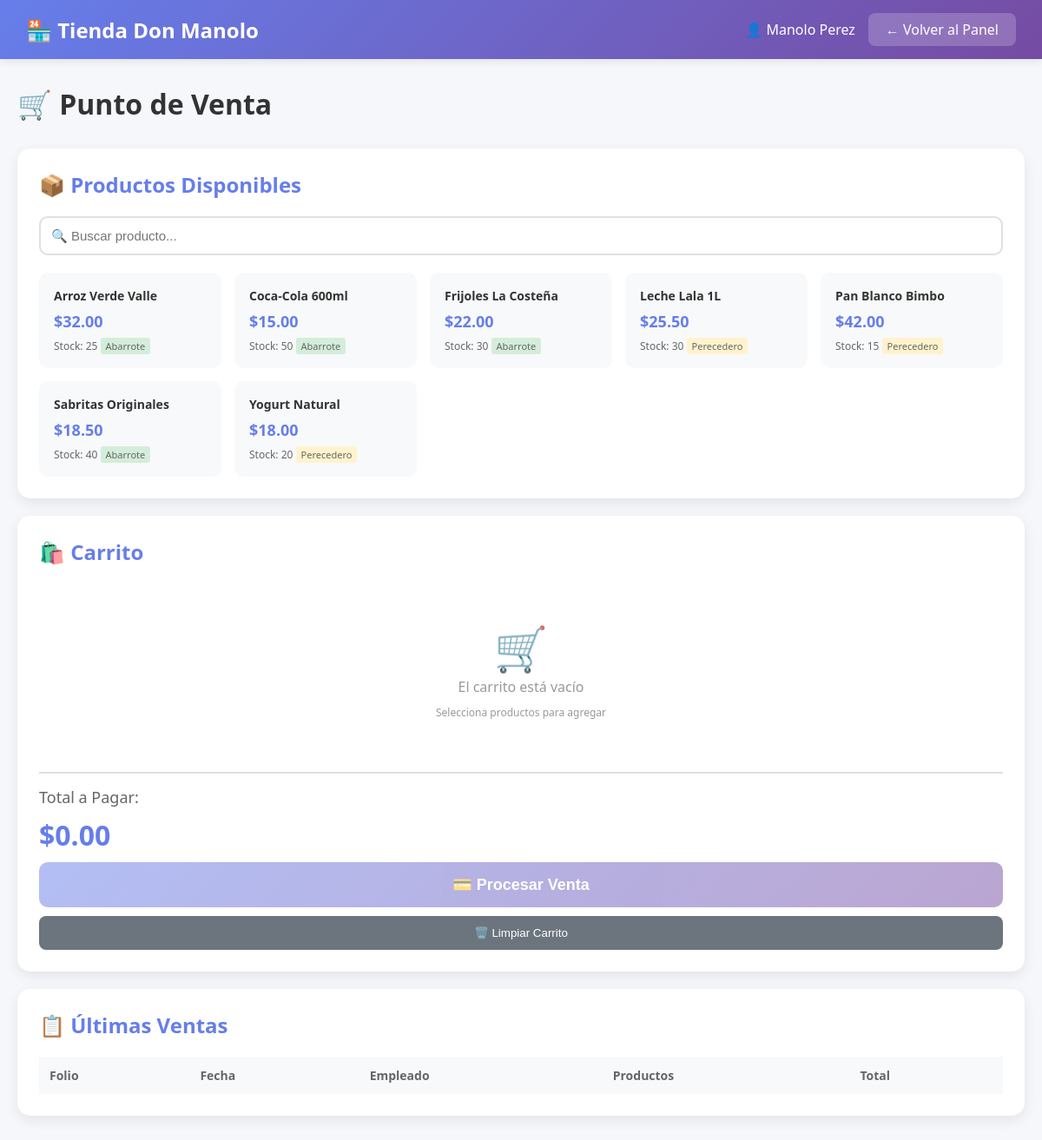
Page /ventas.php (signed in) on the committed database.
### tables this page shows
CREATE TABLE Producto (
    ID_Producto INT PRIMARY KEY AUTO_INCREMENT,
    Nombre VARCHAR(100) NOT NULL,
    Descripcion VARCHAR(255),
    Precio_Venta DECIMAL(10,2) NOT NULL,
    Cantidad_Stock INT NOT NULL DEFAULT 0,
    Tipo_Producto VARCHAR(20) NOT NULL,
     
    Fecha_Caducidad DATE,
    Requiere_Refrigeracion BOOLEAN,
     
    Marca VARCHAR(50),
    Contenido_Neto VARCHAR(50),
    CONSTRAINT chk_precio_venta CHECK (Precio_Venta > 0),
    CONSTRAINT chk_cantidad_stock CHECK (Cantidad_Stock >= 0),
    CONSTRAINT chk_tipo_producto CHECK (Tipo_Producto IN ('Perecedero', 'Abarrote'))
);

### config.php (called while the page is built, shortened)
<?php
function obtenerNombreUsuario() {
    return isset($_SESSION['usuario_nombre']) ? $_SESSION['usuario_nombre'] : '';
}
?>

### ventas.php (the view, shortened to what this page needs)
<?php
require_once 'config.php';
$sql_productos = "SELECT ID_Producto, Nombre, Precio_Venta, Cantidad_Stock, Tipo_Producto
                  FROM Producto
                  WHERE Cantidad_Stock > 0
                  ORDER BY Nombre";
$productos = $conn->query($sql_productos);
?>
<!DOCTYPE html>
<html lang="es">
<head>
</head>
<body>
    <nav class="navbar">
        <a href="dashboard.php" class="navbar-brand">🏪 Tienda Don Manolo</a>
        <div class="navbar-user">
            <span>👤 <?php echo obtenerNombreUsuario(); ?></span>
            <a href="dashboard.php" class="btn-back">← Volver al Panel</a>
        </div>
    </nav>
    <div class="container">
        <h1 style="margin-bottom: 30px; color: #333;">🛒 Punto de Venta</h1>
        <div class="ventas-layout">
            <div class="productos-section">
                <h2 class="section-title">📦 Productos Disponibles</h2>
                <input type="text" class="buscar-producto" id="buscarProducto" placeholder="🔍 Buscar producto...">
                <div class="productos-grid" id="productosGrid">
                    <?php while ($prod = $productos->fetch_assoc()): ?>
                    <div class="producto-item" onclick='agregarAlCarrito(<?php echo json_encode($prod); ?>)'>
                        <div class="producto-nombre"><?php echo $prod['Nombre']; ?></div>
                        <div class="producto-precio">$<?php echo number_format($prod['Precio_Venta'], 2); ?></div>
                        <div class="producto-stock">
                            Stock: <?php echo $prod['Cantidad_Stock']; ?>
                            <span style="background: <?php echo $prod['Tipo_Producto'] == 'Perecedero' ? '#fff3cd' : '#d4edda'; ?>;
                                         padding: 2px 6px; border-radius: 3px; font-size: 11px;">
                                <?php echo $prod['Tipo_Producto']; ?>
                            </span>
                        </div>
                    </div>
                    <?php endwhile; ?>
                </div>
            </div>
            <div class="carrito-section">
                <h2 class="section-title">🛍️ Carrito</h2>
                <div class="carrito-items" id="carritoItems">
                    <div class="carrito-vacio">
                        <p style="font-size: 50px;">🛒</p>
                        <p>El carrito está vacío</p>
                        <p style="font-size: 12px; margin-top: 10px;">Selecciona productos para agregar</p>
                    </div>
                </div>
                <div class="carrito-total">
                    <div class="total-label">Total a Pagar:</div>
                    <div class="total-monto" id="totalMonto">$0.00</div>
                    <form method="POST" id="formVenta">
                        <button type="submit" class="btn-procesar" id="btnProcesar" disabled>
                            💳 Procesar Venta
                        </button>
                    </form>
                    <button class="btn-limpiar" onclick="limpiarCarrito()">🗑️ Limpiar Carrito</button>
                </div>
            </div>
        </div>
        <div class="ultimas-ventas">
            <h2 class="section-title">📋 Últimas Ventas</h2>
            <table>
                <thead>
                    <tr>
                        <th>Folio</th>
                        <th>Fecha</th>
                        <th>Empleado</th>
                        <th>Productos</th>
                        <th>Total</th>
                    </tr>
                </thead>
            </table>
        </div>
    </div>
</body>
</html>

### ventas.php (style rules this page uses)
* { margin: 0; padding: 0; box-sizing: border-box; }
body { font-family: 'Segoe UI', Tahoma, Geneva, Verdana, sans-serif; background: #f5f7fa; }
.navbar { background: linear-gradient(135deg, #667eea 0%, #764ba2 100%); color: white; padding: 15px 30px; display: flex; justify-content: space-between; align-items: center; box-shadow: 0 2px 10px rgba(0,0,0,0.1); }
.navbar-brand { font-size: 24px; font-weight: bold; text-decoration: none; color: white; }
.navbar-user { display: flex; align-items: center; gap: 15px; }
.btn-back { background: rgba(255,255,255,0.2); color: white; padding: 8px 20px; border-radius: 8px; text-decoration: none; transition: background 0.3s; }
.container { max-width: 1600px; margin: 30px auto; padding: 0 20px; }
.ventas-layout { display: grid; grid-template-columns: 1fr 400px; gap: 20px; }
.productos-section { background: white; border-radius: 15px; padding: 25px; box-shadow: 0 5px 15px rgba(0,0,0,0.08); }
.section-title { font-size: 24px; color: #667eea; margin-bottom: 20px; }
.buscar-producto { width: 100%; padding: 12px; border: 2px solid #e0e0e0; border-radius: 10px; font-size: 15px; margin-bottom: 20px; }
.productos-grid { display: grid; grid-template-columns: repeat(auto-fill, minmax(200px, 1fr)); gap: 15px; max-height: 600px; overflow-y: auto; }
.producto-item { background: #f8f9fa; border-radius: 10px; padding: 15px; cursor: pointer; transition: all 0.3s; border: 2px solid transparent; }
.producto-nombre { font-weight: 600; color: #333; margin-bottom: 5px; font-size: 14px; }
.producto-precio { color: #667eea; font-size: 18px; font-weight: bold; margin: 8px 0; }
.producto-stock { font-size: 12px; color: #666; }
.carrito-section { background: white; border-radius: 15px; padding: 25px; box-shadow: 0 5px 15px rgba(0,0,0,0.08); height: fit-content; position: sticky; top: 20px; }
.carrito-items { max-height: 400px; overflow-y: auto; margin-bottom: 20px; }
.carrito-total { border-top: 2px solid #e0e0e0; padding-top: 15px; margin-top: 15px; }
.total-label { font-size: 18px; color: #666; }
.total-monto { font-size: 32px; font-weight: bold; color: #667eea; margin: 10px 0; }
.btn-procesar { width: 100%; padding: 15px; background: linear-gradient(135deg, #667eea 0%, #764ba2 100%); color: white; border: none; border-radius: 10px; font-size: 18px; font-weight: 600; cursor: pointer; transition: transform 0.2s; }
.btn-procesar:disabled { opacity: 0.5; cursor: not-allowed; }
.btn-limpiar { width: 100%; padding: 12px; background: #6c757d; color: white; border: none; border-radius: 8px; margin-top: 10px; cursor: pointer; }
.carrito-vacio { text-align: center; padding: 40px 20px; color: #999; }
.ultimas-ventas { background: white; border-radius: 15px; padding: 25px; margin-top: 20px; box-shadow: 0 5px 15px rgba(0,0,0,0.08); }
table { width: 100%; border-collapse: collapse; }
table th { background: #f8f9fa; padding: 12px; text-align: left; font-size: 14px; color: #666; }
@media (max-width: 1200px) { .ventas-layout { grid-template-columns: 1fr; } }
@media (max-width: 1200px) { .carrito-section { position: static; } }

### rows in the picture
producto: Nombre "Arroz Verde Valle", Precio_Venta "32.00", Cantidad_Stock "25", Tipo_Producto "Abarrote"
producto: Nombre "Coca-Cola 600ml", Precio_Venta "15.00", Cantidad_Stock "50", Tipo_Producto "Abarrote"
producto: Nombre "Frijoles La Costeña", Precio_Venta "22.00", Cantidad_Stock "30", Tipo_Producto "Abarrote"
producto: Nombre "Leche Lala 1L", Precio_Venta "25.50", Cantidad_Stock "30", Tipo_Producto "Perecedero"
producto: Nombre "Pan Blanco Bimbo", Precio_Venta "42.00", Cantidad_Stock "15", Tipo_Producto "Perecedero"
producto: Nombre "Sabritas Originales", Precio_Venta "18.50", Cantidad_Stock "40", Tipo_Producto "Abarrote"
producto: Nombre "Yogurt Natural", Precio_Venta "18.00", Cantidad_Stock "20", Tipo_Producto "Perecedero"

### other values in the picture
obtenerNombreUsuario() "Manolo Perez"
